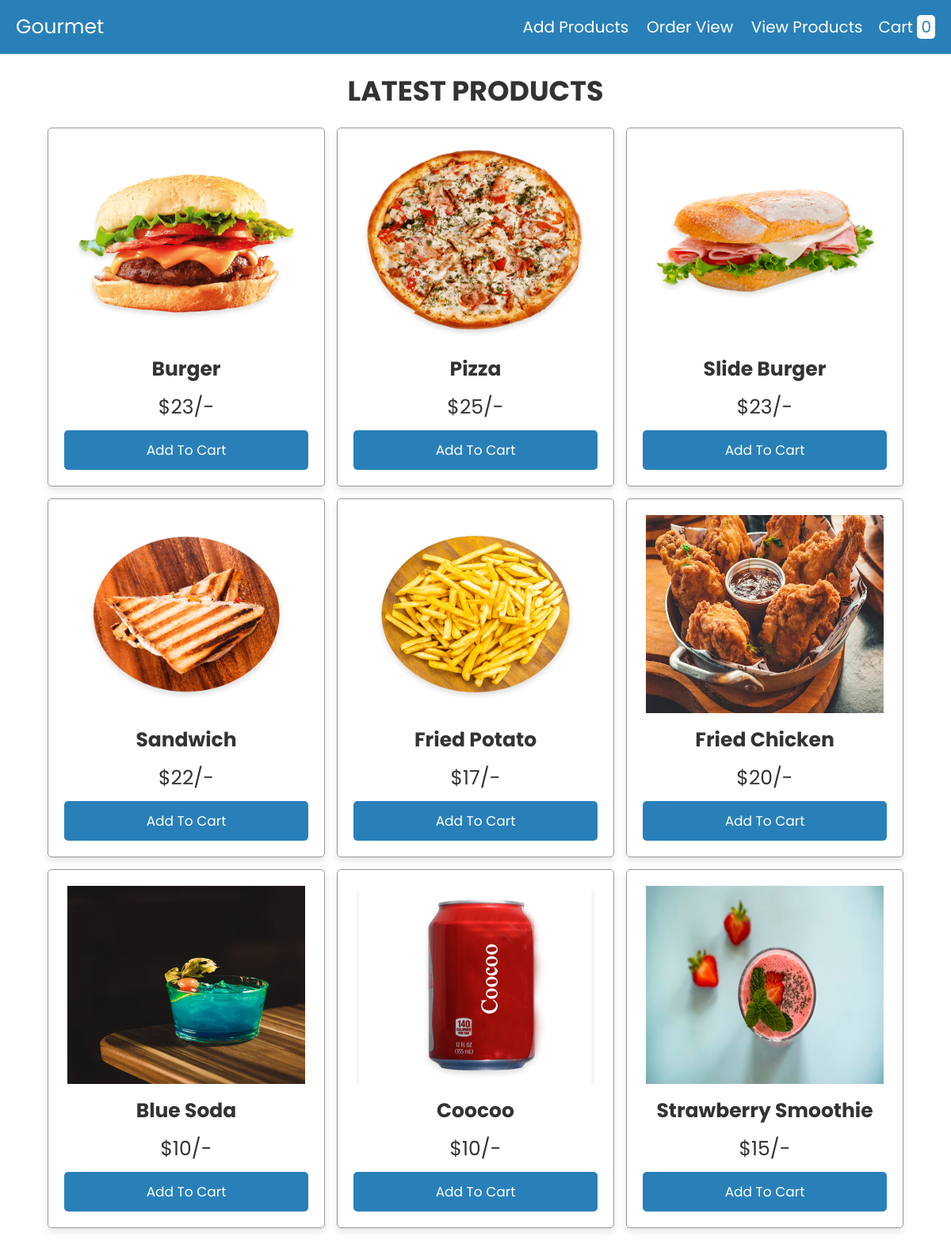
/products.php, run on the app's committed database.
### tables this page shows
CREATE TABLE `products` (
  `id` int(255) NOT NULL,
  `name` varchar(255) NOT NULL,
  `price` varchar(255) NOT NULL,
  `image` varchar(255) NOT NULL
);

### products.php (the view, shortened to what this page needs)
<?php
include "component/db.php";
?>
<!DOCTYPE html>
<html lang="en">
<head>
    <link rel="stylesheet" href="https://cdnjs.cloudflare.com/ajax/libs/font-awesome/6.5.2/css/all.min.css">
    <link rel="stylesheet" href="css/style.css">
</head>
<body>
    <?php include 'header.php'; ?>
    <div class="container">
        <section class="products">
            <h1 class="heading">latest products</h1>
            <div class="box-container">
                <?php
                $select_products = mysqli_query($conn, "SELECT * FROM products");
                if (mysqli_num_rows($select_products) > 0) {
                    while ($fetch_product = mysqli_fetch_assoc($select_products)) {
                ?>
                        <form action="" method="post">
                            <div class="box">
                                <img src="uploaded_img/<?php echo $fetch_product['image']; ?>" alt="" style="width: 300px;">
                                <h3><?php echo $fetch_product['name']; ?></h3>
                                <div class="price">$<?php echo $fetch_product['price']; ?>/-</div>
                                <input type="submit" class="btn" value="add to cart" name="add_to_cart">
                            </div>
                        </form>
                <?php
                    };
                };
                ?>
            </div>
        </section>
    </div>
</body>
</html>

### css/style.css (style rules this page uses)
:root { --blue: #2980b9; --red: tomato; --orange: orange; --black: #333; --white: #fff; --bg-color: #eee; --dark-bg: rgba(0, 0, 0, .7); --box-shadow: 0 .5rem 1rem rgba(0, 0, 0, .1); --border: .1rem solid #999; }
* { font-family: 'Poppins', sans-serif; margin: 0; padding: 0; box-sizing: border-box; outline: none; border: none; text-decoration: none; text-transform: capitalize; }
html { font-size: 62.5%; overflow-x: hidden; }
.container { max-width: 1200px; margin: 0 auto; }
section { padding: 2rem; }
.heading { text-align: center; font-size: 3.5rem; text-transform: uppercase; color: var(--black); margin-bottom: 2rem; }
.btn, .option-btn, .delete-btn { display: block; width: 100%; text-align: center; background-color: var(--blue); color: var(--white); font-size: 1.7rem; padding: 1.2rem 3rem; border-radius: .5rem; cursor: pointer; margin-top: 1rem; }
.products .box-container { display: grid; grid-template-columns: repeat(auto-fit, 35rem); gap: 1.5rem; justify-content: center; }
.products .box-container .box { text-align: center; padding: 2rem; box-shadow: var(--box-shadow); border: var(--border); border-radius: .5rem; }
.products .box-container .box img { height: 25rem; }
.products .box-container .box h3 { margin: 1rem 0; font-size: 2.5rem; color: var(--black); }
.products .box-container .box .price { font-size: 2.5rem; color: var(--black); }

### data on the page
products: image (picture), name "Burger", price "23"
products: image (picture), name "Pizza", price "25"
products: image (picture), name "Slide Burger", price "23"
products: image (picture), name "Sandwich", price "22"
products: image (picture), name "Fried Potato", price "17"
products: image (picture), name "Fried Chicken", price "20"
products: image (picture), name "Blue Soda", price "10"
products: image (picture), name "Coocoo", price "10"
products: image (picture), name "Strawberry Smoothie", price "15"

### other printed values
$row_count "0"
